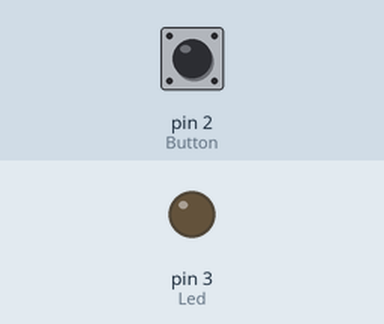
Bench run of a sketch on a simulated Arduino Uno, built with avr-gcc and run on an emulated ATmega328P. On the bench: output pins drawn as LEDs (lit = HIGH). Inputs (shaded band) come from the test bench; at power-on: pin 2 (Button) LOW. What the sketch prints to the serial monitor is not drawn.

Above: at 1.2 s.
1.3 s: pin 2 (Button) pulled HIGH for 0.15 s
At 1.6 s:
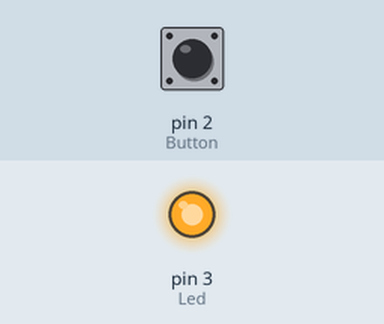
2.9 s: pin 2 (Button) pulled HIGH for 1 s
At 4.1 s:
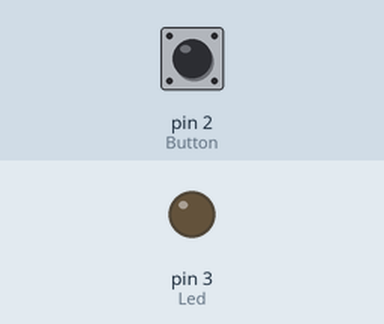
5.4 s: pin 2 (Button) pulled HIGH for 3.2 s
At 6.0 s:
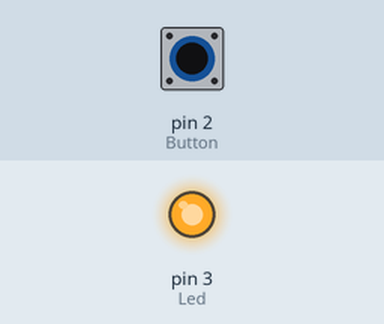
Timing chart, 0 to 8.4 s (numbered marks = the images above; inputs shaded):
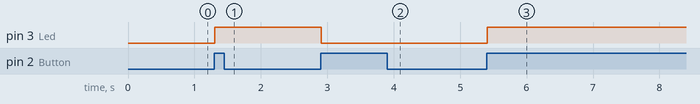

Measured:
- after the input at 1.3 s, pin 3 (Led): LOW → HIGH at once
- after the input at 2.9 s, pin 3 (Led): HIGH → LOW at once
- after the input at 5.4 s, pin 3 (Led): LOW → HIGH at once

The sketch:

LedOnOFFDEBOUNCE.ino
```cpp
int Led=3;
int Button=2;
boolean LastButton=LOW;
boolean currentButton=LOW;
boolean LedState=0;
void setup()
{
  pinMode(Button, INPUT);
  pinMode(Led, OUTPUT);
  Serial.begin(9600);

 // put your setup code here, to run once:

}

boolean debounce(boolean Last)
{ boolean current=digitalRead(Button);
  if ( Last!=current)
   {
    delay(5);
    current=digitalRead(Button);
   }
   return current;
}

void loop()
{  currentButton= debounce(LastButton);
  if(LastButton==LOW && currentButton==HIGH)
     {
      LedState=!LedState;
       }

    LastButton=currentButton;

   digitalWrite(Led,LedState);
  Serial.println(currentButton);
}

  // put your main code here, to run repeatedly:
```
